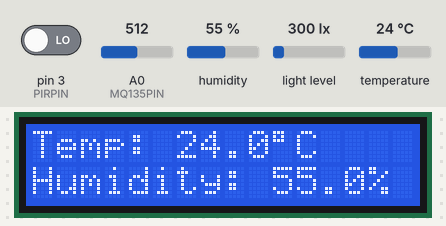
A sketch run on a simulated Arduino Uno, built with avr-gcc and run on an emulated ATmega328P. Parts: 16×2 character LCD. The inputs (shaded band) are chosen by the test bench; at power-on: light level 300 lx, pin 3 (PIRPIN) LOW, humidity 55 %, A0 (MQ135PIN) = 512, temperature 24 °C.

Above: at 3.2 s.
3.3 s: light level set to 40 lx
At 11.9 s:
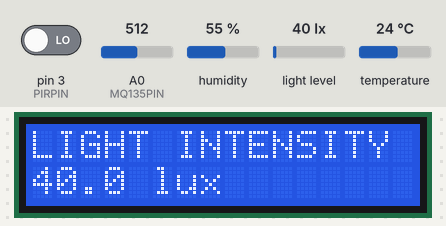
17.3 s: pin 3 (PIRPIN) driven HIGH
At 30.4 s:
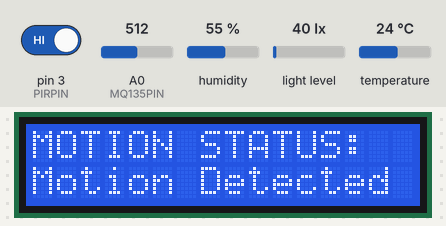
30.9 s: humidity set to 22 %
At 38.9 s:
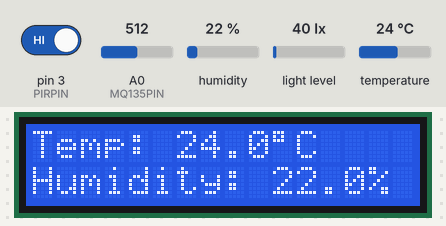
43.0 s: A0 (MQ135PIN) set to 716
At 45.5 s:
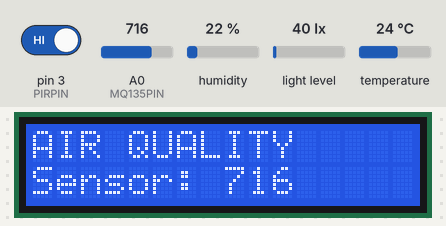
49.1 s: temperature set to 12 °C
At 52.1 s:
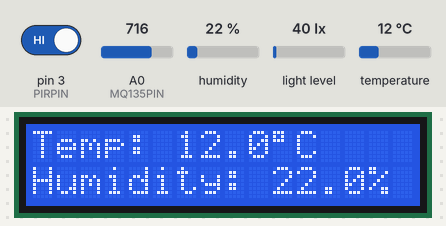
55.2 s: light level set to 500 lx
At 60.8 s:
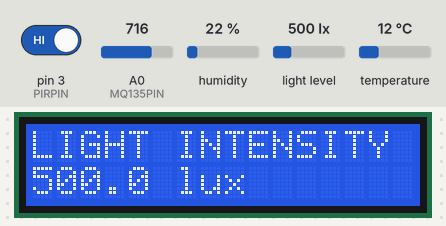
Timing chart, 0 to 62.3 s (numbered marks = the images above; inputs shaded):
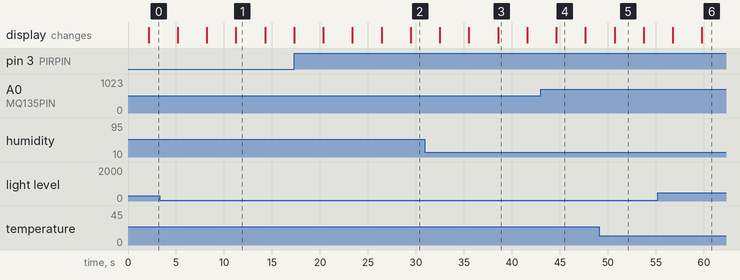

Measured:
- after the input at 17.3 s, the display: first differs from a run without the input after 12.2 s (image 2)
- what the display in image 1 shows lasts 3.1 s, from 11.2 s to 14.3 s
- what the display in image 3 shows lasts 3.0 s, from 38.6 s to 41.6 s

The sketch:

smart.ino
```cpp
#include <Wire.h>
#include <LiquidCrystal_I2C.h>
#include <DHT.h>
#include<BH1750.h>

// LCD configuration
LiquidCrystal_I2C lcd(0x27, 16, 2);

// DHT11 configuration
#define DHTPIN 2
#define DHTTYPE DHT11

DHT dht(DHTPIN, DHTTYPE);

//PIR configuration
#define PIRPIN 3

#define MQ135PIN A0

BH1750 lightMeter;
//MQ135 configuration

void setup() {

  lcd.init();
  lcd.backlight();

  dht.begin();

 pinMode(PIRPIN, INPUT);

 lightMeter.begin();

  lcd.setCursor(0, 0);
  lcd.print("SMART STUDIO");

  lcd.setCursor(0, 1);
  lcd.print("Starting...");

  delay(2000);
  lcd.clear();
}

void loop() {

  float humidity = dht.readHumidity();
  float temperature = dht.readTemperature();
  int motion = digitalRead(PIRPIN);
  int airQuality = analogRead(MQ135PIN);
  float lux= lightMeter.readLightLevel();
  // Check sensor readings

  // frame 1
  if (isnan(humidity) || isnan(temperature)) {
    lcd.clear();
    lcd.setCursor(0, 0);
    lcd.print("Sensor Error    ");

    lcd.setCursor(0, 1);
    lcd.print("Check DHT11     ");

    delay(2000);

  }
  else{

    lcd.clear();
  // Display temperature
  lcd.setCursor(0, 0);
  lcd.print("Temp: ");
  lcd.print(temperature, 1);
  lcd.print((char)223);
  lcd.print("C   ");

  // Display humidity
  lcd.setCursor(0, 1);
  lcd.print("Humidity: ");
  lcd.print(humidity, 1);
  lcd.print("%   ");

  delay(3000);
  }

  motion = digitalRead(PIRPIN);
  lcd.clear();

  lcd.setCursor(0,0);
  lcd.print("MOTION STATUS:");

  lcd.setCursor(0,1);

  if (motion==HIGH){
    lcd.print("Motion Detected");
  }
  else{
    lcd.print("No Motion");
  }
  delay(3000);
   //FRAME 3: Air Quality
   airQuality = analogRead(MQ135PIN);

   lcd.clear();
   lcd.setCursor(0,0);
   lcd.print("AIR QUALITY");

   lcd.setCursor(0,1);
   lcd.print("Sensor: ");
   lcd.print(airQuality);

delay(3000);
  //frame 4 gy30
  lux=lightMeter.readLightLevel();

  lcd.clear();
  lcd.setCursor(0,0);
  lcd.print("LIGHT INTENSITY");

  lcd.setCursor(0,1);

  if(lux<0){
    lcd.print("Sensor Error!!!");
  }
  else{
    lcd.print(lux,1);
    lcd.print(" lux");
  }
  delay(3000);

}
```
